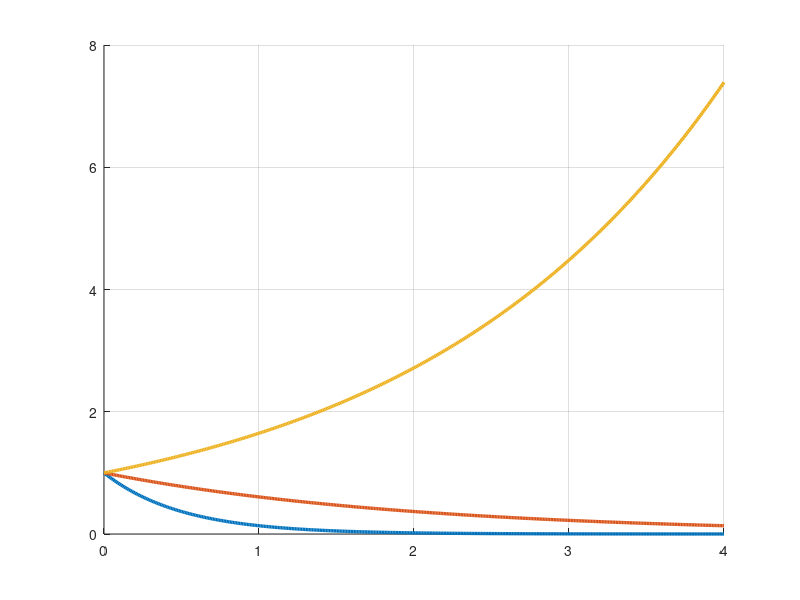

Write the MATLAB code that produced this figure. (Note: this script raises an error after producing the figure.)
%% 12주차 — 상태공간 해석: 모드, 가제어성, 가관측성
% **제어시스템설계** · 충남대학교 자율운항시스템공학과
%
%
% **참고자료 — 먼저 볼 것**
%
% 아래 다섯 과목은 **이 강의의 담당교수가 직접 한 강의**입니다.
% 기초부터 대학원 과정까지 이어지므로 부족한 곳부터 보면 됩니다.
% 이 강의에서 쓰는 기호와 유도는 모두 그 안에서 자세히 다룹니다.
%
% | # | 과목 | 수준 | 언어 | 영상 | 강의자료·코드 |
% |---|---|---|---|---|---|
% | 1 | **제어공학** — 기초. 전달함수, 피드백, 안정도, 근궤적, PID | 학부 | KO | [재생목록](https://youtube.com/playlist?list=PLFaUxNRM4BvJMpF9HZS-Mp8tDv9dTdglk) | [드라이브](https://drive.google.com/drive/folders/1TNIPDNtS_Iy8li-olka5WJslSXDYf0aT) |
% | 2 | **제어시스템설계** — 해석이 아니라 설계. 사양, 루프 성형, 이산 구현 | 학부 | KO | [재생목록](https://youtube.com/playlist?list=PLFaUxNRM4BvIGroZ5rgn7x08F7C79d9WZ) | [드라이브](https://drive.google.com/drive/folders/11m5Xxl_PHJvxgHghLSP-jhCpmRpbvoXh) |
% | 3 | **제어공학특론** — 좌표계, 6자유도 운동방정식, 회전행렬과 오일러각, 선형화 | 대학원 | EN | [재생목록](https://youtube.com/playlist?list=PLFaUxNRM4BvJmvF2ljx4KM5dj1P5jEcw0) | [드라이브](https://drive.google.com/drive/folders/1GUxbbONl916lNd0ggnFnXrNwNkd13-2-) |
% | 4 | **센서신호처리 및 융합** — 센서 모델, 잡음, 추정, 다중센서 융합 | 대학원 | EN | [재생목록](https://youtube.com/playlist?list=PLFaUxNRM4BvK-aP2Gdoyp5-AWvMn7Fo8E) | [드라이브](https://drive.google.com/drive/folders/1MEVJP7TzMcm8w6TZwUjhWJtL34WeNY3u) |
% | 5 | **캡스톤디자인** — 이동체 프로젝트를 처음부터 끝까지 | 학부 | KO | [재생목록](https://youtube.com/playlist?list=PLFaUxNRM4BvLu7L0pDoLzDXTv8mm6rCmj) | [드라이브](https://drive.google.com/drive/folders/1haIQejlJfrdhtOuof-MpffR9ydVscXZS) |
%
% **MATLAB 이나 Simulink 가 아직 익숙하지 않다면** 실습에 들어가기 전에 아래를 먼저 하십시오.
% 무료이고 각각 몇 시간이면 끝납니다.
%
% | 도구 | 학습 자료 |
% |---|---|
% | MATLAB | [MATLAB Onramp](https://matlabacademy.mathworks.com/kr/details/matlab-onramp/gettingstarted) · [Core MATLAB Skills](https://matlabacademy.mathworks.com/details/core-matlab-skills/lpmlcms) |
% | Simulink | [Simulink Onramp](https://matlabacademy.mathworks.com/kr/details/simulink-onramp/simulink) · 담당교수 Simulink 강의 [1편](https://youtu.be/a-afHg_fSaU) · [2편](https://youtu.be/070Yn0Hw5a0) |
%
%
% 지금까지 열한 주 동안 **전달함수**로 일했습니다.
% 오늘부터 세 주는 **상태공간**으로 일합니다. 3주차에서 잠깐 만났던 그것입니다.
%
% 왜 바꾸는가 — 전달함수로는 못 하는 일이 있기 때문입니다.
%
% - 극점을 **원하는 자리에 정확히** 놓기 (13주차)
% - 못 재는 상태를 **만들어 내기** (14주차)
%
% 오늘은 그 두 가지를 하기 전에 **할 수 있는지 없는지 판정**하는 법을 배웁니다.
if isempty(which('plant_msd'))   % 경로가 아직 등록 안 되었으면 알아서 잡는다
    p_ = pwd;
    if ~isempty(mfilename('fullpath')), p_ = fileparts(mfilename('fullpath')); end
    for k_ = 1:4
        if isfile(fullfile(p_,'setup_path.m')), run(fullfile(p_,'setup_path.m')); break; end
        p_ = fileparts(p_);
    end
    clear p_ k_
end
clc; close all;
s = tf('s');
%% 0-0. 오늘 돌려 볼 파일
% 강의노트를 읽다가 **직접 값을 바꿔 보고 싶을 때** 여는 파일들입니다.
% 모두 `W12_StateSpace_Analysis` 폴더 안에 있습니다.
%
% | 파일 | 실행 결과 | 학습 목표 |
% |---|---|---|
% | `W12_01_state_response.m` | `expm` 으로 구한 해와 `lsim` 결과 대조, 고유벡터·유사변환, 모드 분해 | 상태방정식의 해가 **어떻게 생겼는가** |
% | `W12_02_ctrb_obsv.m` | `ctrb`/`obsv` 의 계수 판정과, 판정이 깨졌을 때 실제로 무슨 일이 생기는지 | 13·14주차를 **할 수 있는가 없는가** |
% | `W12_03_run_simulink.m` | 초기조건을 고유벡터 방향으로 주며 `sim` 을 반복 | 모드가 **눈에 보이는** 순간 |
% | `W12_StateSpace_Modes.slx` | Step + State-Space + Scope. 블록 세 개뿐 | `State-Space` 블록의 **초기조건 칸** |
% | `W12_build_model.m` | 위 `.slx` 를 코드로 다시 만든다 | 모델이 깨졌을 때 되살리는 법 |
%
% 실행하는 법 — 파일을 열고 절 안에서 `Ctrl+Enter` 를 누르면 그 절만 돕니다.
% 전체는 `F5` 입니다. 처음 한 번은 `setup_path` 를 먼저 실행하십시오.
%
% 이 강의노트의 **그림은 전부** `make_figures.m` 이 만들어 `common/figures/` 에
% 넣어 둔 것입니다. 그림마다 어느 함수가 만들었는지 아래에 적어 두었습니다.
%% 0. 오늘 한 장 요약
% 오늘 배우는 것을 한 문장으로 적으면 이렇습니다.
%
% **$A$ 의 고유값이 시스템의 성격을 정하고, 고유벡터가 그 성격이 드러나는
% 방향을 정한다. 그리고 그 성격을 우리가 바꿀 수 있는지는 $B$ 와 $C$ 가 정한다.**
%
% 오늘의 계단
%
% - **1~3절** 상태방정식의 해. $e^{At}$ 가 무엇인가
% - **4~6절** 모드 — 고유값 하나가 만드는 응답 조각
% - **7~9절** 가제어성 — 입력으로 모든 상태를 움직일 수 있는가
% - **10~12절** 가관측성 — 출력만 보고 모든 상태를 알 수 있는가
% - **13절** 오늘 판정한 것이 다음 두 주의 입장권이다
%
% 오늘 딱 하나만 기억한다면 이것입니다.
%
% - **가제어가 아니면 13주차를, 가관측이 아니면 14주차를 할 수 없다**
%% 0-1. 가장 작은 예부터 — 지수함수 하나
% 이해를 돕기 위해 상태가 **하나뿐인** 시스템부터 봅니다.
%
% $$\dot{x} = a\,x, \qquad x(0) = x_0$$
%
% 고등학교에서 푼 그 미분방정식입니다. 답은 이렇습니다.
%
% $$x(t) = e^{at}\,x_0$$
%
% 여기서 전부가 나옵니다.
%
% - $a < 0$ 이면 줄어든다 (안정)
% - $a > 0$ 이면 커진다 (불안정)
% - $|a|$ 가 클수록 빠르다
%
% 상태가 여러 개면 $a$ 가 행렬 $A$ 가 되고, $e^{at}$ 가 $e^{At}$ 가 됩니다.
% **모양이 똑같습니다.** 오늘 배우는 것은 이 한 줄을 행렬로 늘리는 일입니다.
a_list = [-2 -0.5 0.5];
t0 = 0:0.01:4;
hold on; grid on;
for a = a_list
    plot(t0, exp(a*t0), 'LineWidth', 2.4, 'DisplayName', sprintf('a = %.1f', a));
end
yline(0, 'k:', 'HandleVisibility', 'off');
xlabel('시간 [s]'); ylabel('x(t)'); ylim([0 4]);
legend('Location', 'northwest');
title('상태 하나짜리 : 부호가 운명을 정한다');
%% 1. 상태방정식의 해
% 3주차에서 두 줄을 배웠습니다.
%
% $$\dot{x} = Ax + Bu, \qquad y = Cx + Du$$
%
% 이 미분방정식의 해는 이렇게 생겼습니다.
%
% $$x(t) = e^{At}\,x(0) + \int_0^t e^{A(t-\tau)}\,B\,u(\tau)\,d\tau$$
%
% 복잡해 보이지만 어렵지 않습니다. 두 조각으로 읽으면 됩니다.
%
% - **앞의 항** — 초기조건이 스스로 흘러가는 것. 입력과 무관하다
% - **뒤의 항** — 입력이 만든 것. 초기조건과 무관하다
%
% 선형 시스템이라 두 효과가 그냥 **더해집니다.** 이것을 중첩이라 합니다.
%
% 그리고 $e^{At}$ 를 **상태천이행렬**이라 부릅니다.
% 이름이 거창하지만 하는 일은 하나입니다 —
% **지금 상태를 넣으면 $t$ 초 뒤 상태를 돌려준다.**
%% 2. 행렬 지수함수 $e^{At}$ 는 무엇인가
% 정의는 스칼라 지수함수의 급수를 그대로 흉내 낸 것입니다.
%
% $$e^{At} = I + At + \frac{(At)^2}{2!} + \frac{(At)^3}{3!} + \cdots$$
%
% MATLAB 에서는 `expm(A*t)` 한 줄입니다.
%
% **중요한 주의** — `exp(A)` 와 `expm(A)` 는 완전히 다릅니다.
%
% - `exp(A)` — 행렬의 **각 원소**에 지수함수를 씌운다. 우리가 원하는 것이 아니다
% - `expm(A)` — 행렬 지수함수. 이것이 맞다
%
% 학생들이 가장 많이 틀리는 지점입니다. 반드시 `m` 을 붙이십시오.
A0 = [0 1; -2 -3];

exp(A0)         % 원소마다 지수를 취한 것. 이것은 틀린 계산이다
expm(A0)        % 행렬 지수. 이것이 맞는 계산이다
%% 2-1. 상태천이행렬의 성질 세 가지
% 외울 것은 셋뿐이고, 전부 스칼라 지수함수에서 그대로 옮겨 온 것입니다.
%
% $$e^{A\cdot 0} = I \qquad\qquad (e^{At})^{-1} = e^{-At}$$
%
% $$e^{A(t_1+t_2)} = e^{At_1}\,e^{At_2}$$
%
% 각각의 뜻
%
% - **첫째** — $0$ 초 뒤의 상태는 지금 상태. 당연합니다
% - **둘째** — 시간을 거꾸로 돌릴 수 있다. 선형 시스템이라 가능합니다
% - **셋째** — $2$ 초 흐른 것은 $1$ 초 흐르고 또 $1$ 초 흐른 것과 같다
%
% 셋째가 "천이" 라는 이름의 근거입니다.
% 상태가 시간을 따라 **한 자리에서 다음 자리로 옮겨 가는** 것입니다.
%
% **주의** — $e^{At}e^{Bt} = e^{(A+B)t}$ 는 **일반적으로 틀립니다.**
% $AB = BA$ 일 때만 성립합니다. 행렬은 곱셈 순서가 중요하기 때문입니다.
%% 2-2. $e^{At}$ 가 실제로 하는 일
% 식만 보면 감이 안 옵니다. 그림으로 확인하겠습니다.
%
% $x(t) = e^{At}x(0)$ 에서 $e^{At}$ 는 **초기 상태를 받아 $t$ 초 뒤의 상태로 보내는 사상**입니다.
% 시각 $t$ 를 하나 정하면 $e^{At}$ 는 $2\times 2$ 행렬 하나가 되고,
% 그 행렬을 $x(0)$ 에 곱하면 그 순간의 상태가 나옵니다.
%
% ![상태천이행렬이 상태를 시간에 따라 옮긴다](w12_transition.png)
%
% **그림 파일** `w12_transition.png` — `make_figures.m` 의 `fig_w12_transition`
%   · 다시 만들려면 `make_figures('w12_transition')`
%
% **만드는 곳** — `make_figures.m` 의 `fig_w12_transition`
% **직접 확인해 보려면** — `W12_01_state_response.m` 의 **1-1절**이
% `expm(A*t)` 로 구한 상태와 `lsim` 결과가 같은지 대조합니다
%
% 그림 해석
%
% | 관찰 위치 | 관찰 내용 | 해석 |
% |---|---|---|
% | 왼쪽 회색 화살표 | 각 점에서의 $\dot{x} = Ax$ 방향 | 상태가 다음 순간 향할 방향 |
% | 왼쪽 빨간 원 | 서로 다른 초기 상태 $x(0)$ | 출발점 네 개 |
% | 왼쪽 파란 곡선 | $e^{At}x(0)$ 를 $t$ 에 대해 그린 것 | 상태 궤적 |
% | 왼쪽 검은 별 | 원점 | 이 시스템의 평형점 |
% | 모든 궤적이 원점으로 수렴 | 두 고유값이 모두 음수 | **점근 안정** |
% | 왼쪽 점선 두 개 | 고유벡터 방향 | 궤적이 결국 정렬되는 축 |
% | 오른쪽 두 곡선 | 같은 궤적의 $x_1(t)$, $x_2(t)$ | 왼쪽 궤적을 시간축으로 편 것 |
% | 오른쪽 세로 점선 | $t = 0,\,0.5,\,1.5$ | 그 시각의 $e^{At}x(0)$ 값 |
% | $t = 0$ 에서 두 점이 $x(0)$ 와 일치 | $e^{A\cdot 0} = I$ | 2-1 절의 첫째 성질 |
%
% 왼쪽과 오른쪽은 **같은 궤적의 두 표현**입니다.
% 왼쪽은 시간을 감추고 자취만, 오른쪽은 시간축을 펴서 값을 보여 줍니다.
%% 3. 고유값과 고유벡터가 왜 나오는가
% $e^{At}$ 를 급수로 계산하는 것은 사람이 할 일이 아닙니다.
% 그런데 $A$ 가 **대각행렬**이면 이야기가 달라집니다.
%
% $$A = \left[\begin{array}{cc}\lambda_1 & 0\\ 0 & \lambda_2\end{array}\right]
%   \qquad\Rightarrow\qquad
%   e^{At} = \left[\begin{array}{cc}e^{\lambda_1 t} & 0\\
%                                   0 & e^{\lambda_2 t}\end{array}\right]$$
%
% 각 원소에 지수함수를 씌우면 끝입니다. **스칼라 문제 두 개로 쪼개진** 것입니다.
%
% 그래서 이런 생각을 합니다 — **좌표를 바꿔서 $A$ 를 대각행렬로 만들 수 없을까?**
%
% 그것이 정확히 고유값 분해입니다.
%
% $$A = V\,\Lambda\,V^{-1} \qquad\Rightarrow\qquad e^{At} = V\,e^{\Lambda t}\,V^{-1}$$
%
% - $\Lambda$ — 고유값을 대각선에 놓은 행렬
% - $V$ — 고유벡터를 열로 세운 행렬
%
% **고유벡터는 좌표축입니다.** 그 축에서 보면 시스템이 스칼라 문제로 쪼개집니다.
%% 3-0. 오른쪽 식이 왜 성립하는가 — 급수에 그대로 넣으면 된다
% $e^{At} = V e^{\Lambda t} V^{-1}$ 를 받아 적지 말고 **급수 정의에 넣어** 봅니다.
% 두 걸음이면 끝납니다.
%
% **첫째 걸음 — $A$ 의 거듭제곱이 어떻게 되는가.**
% $A = V\Lambda V^{-1}$ 를 두 번 곱해 봅니다.
%
% $$A^2 = \left(V\Lambda V^{-1}\right)\left(V\Lambda V^{-1}\right)
%       = V\Lambda \left(V^{-1}V\right) \Lambda V^{-1}
%       = V\Lambda^2 V^{-1}$$
%
% **가운데의 $V^{-1}V$ 가 단위행렬이 되어 지워지는 것**이 핵심입니다.
% 같은 일이 몇 번을 곱해도 반복되므로
%
% $$A^k = V\,\Lambda^k\,V^{-1} \qquad (k = 0, 1, 2, \ldots)$$
%
% **둘째 걸음 — 급수에 넣는다.** 2절의 정의는 이것이었습니다.
%
% $$e^{At} = I + At + \frac{(At)^2}{2!} + \frac{(At)^3}{3!} + \cdots$$
%
% 각 항에 위 결과를 넣습니다. $I = V I V^{-1}$ 로 써 두면 모양이 같아집니다.
%
% $$e^{At} = V I V^{-1} + V\Lambda V^{-1}t + V\frac{\Lambda^2}{2!}V^{-1}t^2 + \cdots$$
%
% **모든 항의 앞뒤에 $V$ 와 $V^{-1}$ 이 똑같이 붙어 있으므로 밖으로 묶어냅니다.**
%
% $$e^{At} = V\left(I + \Lambda t + \frac{(\Lambda t)^2}{2!} + \cdots\right)V^{-1}
%          = V\,e^{\Lambda t}\,V^{-1}$$
%
% 그리고 $\Lambda$ 는 대각행렬이므로 $e^{\Lambda t}$ 는 **대각선에 지수함수만 놓으면** 됩니다.
%
% $$e^{\Lambda t} = \left[\begin{array}{cc}
%   e^{\lambda_1 t} & 0 \\ 0 & e^{\lambda_2 t}\end{array}\right]$$
%
% **이제 왜 고유값만 보면 안정성을 알 수 있는지도 보입니다.**
% $e^{At}$ 안에 들어 있는 시간 함수가 $e^{\lambda_i t}$ 뿐이기 때문입니다.
% 어느 하나라도 $\mathrm{Re}(\lambda_i) > 0$ 이면 그 항이 커지고, 전체가 발산합니다.
%
% 아래에서 세 가지를 대조합니다 — `expm`, 급수 직접 계산, 그리고 고유분해.
Ad = [0 1; -2 -3];
[Vd, Dd] = eig(Ad);
td = 0.4;
E_expm  = expm(Ad*td);
E_eigen = real(Vd * diag(exp(diag(Dd)*td)) / Vd);
E_ser   = eye(2);  Tk = eye(2);
for kk = 1:25
    Tk = Tk * (Ad*td) / kk;
    E_ser = E_ser + Tk;
end
E_expm            % MATLAB 의 expm
E_ser             % 급수를 25 항까지 더한 것
E_eigen           % 고유분해로 구한 것
%%
max_difference = max(abs(E_expm(:) - E_ser(:)))
%%
% 세 방법이 같은 답을 줍니다. 정의·급수·분해가 모두 같은 것입니다.
%%
% 지금 한 일을 한 장으로 묶으면 이렇습니다.
%
% ![대각화하면 계산이 스칼라 두 개로 줄어든다](w12_diagonalize.png)
%
% **그림 파일** `w12_diagonalize.png` — `make_figures.m` 의 `fig_w12_diagonalize`
%   · 다시 만들려면 `make_figures('w12_diagonalize')`
%
% **만드는 곳** — `make_figures.m` 의 `fig_w12_diagonalize`
% **직접 확인해 보려면** — `W12_01_state_response.m` 의 **3절**이
% `expm(A*t)` 와 $V e^{\Lambda t} V^{-1}$ 이 같은지 대조합니다
%
% 그림 해석
%
% | 관찰 위치 | 관찰 내용 | 해석 |
% |---|---|---|
% | 위 왼쪽 | 원래 행렬 $A$ | 성분이 서로 섞여 있다 |
% | 위 화살표 | $A$ 에서 곧장 $e^{At}$ 로 | 급수를 무한히 더해야 한다. **어렵다** |
% | 아래로 내려가는 화살표 | $V^{-1}(\;)V$ | 좌표를 고유벡터로 바꾼다 |
% | 아래 왼쪽 | 대각행렬 $\Lambda$ | 성분이 안 섞인다 |
% | 아래 화살표 | $\Lambda$ 에서 $e^{\Lambda t}$ 로 | 대각선마다 지수함수 하나. **쉽다** |
% | 위로 올라가는 화살표 | $V(\;)V^{-1}$ | 원래 좌표로 되돌린다 |
%
% **위로 곧장 가지 말고 아래로 돌아가라**는 것이 이 그림의 전부입니다.
% 돌아가는 길이 오히려 짧습니다.
%% 3-1. 오늘의 새 명령 세 개 — `eig`, `expm`, `poly`
% `eig` — **고유값과 고유벡터**
%
% - **하는 일** — $Av = \lambda v$ 를 만족하는 $\lambda$ 와 $v$ 를 구한다
% - **입력** — 정사각행렬 $A$
% - **출력** — `eig(A)` 는 고유값 벡터. `[V, D] = eig(A)` 는 고유벡터 행렬 $V$ 와
%   고유값을 대각선에 놓은 $D$
%
% 주의
%
% - 출력을 **하나만 받으면 고유값만** 나옵니다. 벡터가 필요하면 두 개로 받으십시오
% - $V$ 의 **열**이 고유벡터입니다. 행이 아닙니다
% - 고유벡터는 길이가 정해져 있지 않습니다. MATLAB 은 길이를 $1$ 로 맞춰 줍니다.
%   그래서 부호가 교과서와 반대로 나올 수 있는데 **틀린 것이 아닙니다**
%
% `expm` — **행렬 지수함수** (2절에서 봤습니다)
%
% - `exp` 와 혼동하지 마십시오. 반드시 `m` 을 붙입니다
%
% `poly` — **특성다항식의 계수**
%
% - **하는 일** — 행렬을 주면 $\left|sI - A\right|$ 의 계수를,
%   근의 목록을 주면 그 근을 갖는 다항식의 계수를 돌려준다
% - **입력** — 행렬 $A$ 또는 근 벡터
% - **출력** — 계수 벡터. $s$ 의 **높은 차수부터**
%
% 왜 유용한가 — "**고유값 $=$ 전달함수의 극점**" 을 손으로 확인할 때 씁니다.
% `roots(poly(A))` 와 `eig(A)` 가 같은 답을 줍니다.
%
% 주의
%
% - `poly` 와 `roots` 는 **서로 반대**입니다. `roots(poly(A))` 는 제자리로 돌아옵니다
% - 차수가 높으면 계수를 거쳐 가는 동안 오차가 커집니다.
%   실무에서는 `eig` 를 직접 쓰고, `poly` 는 **확인용**으로만 씁니다
% - 13주차에서 `poly([-8 -10 -12])` 처럼 **원하는 극점으로 특성다항식을 만들 때**
%   다시 씁니다
A_ex = [0 1; -2 -3];

eig(A_ex)'                                  % 고유값
poly(A_ex)                                  % 특성다항식 s^2 + 3s + 2 의 계수
roots(poly(A_ex))'                          % 그 다항식의 근
pole(tf(ss(A_ex, [0;1], [1 0], 0)))'        % 전달함수의 극점
%%
% 넷이 같습니다. **고유값 $=$ 극점** 이 이렇게 확인됩니다.
% 반대로 원하는 극점에서 계수를 만들 수도 있습니다 (13주차에서 씁니다).
poly([-8 -10 -12])        % (s+8)(s+10)(s+12) 의 계수
%%
[V0, D0] = eig(A0);

diag(D0)'                 % 고유값
V0                        % 고유벡터 (열마다 하나)
%%
% 고유분해로 만든 $V e^{Dt} V^{-1}$ 와 `expm` 이 같은지 봅니다.
max(max(abs(V0*expm(D0)/V0 - expm(A0))))
%% 4. 모드 — 고유값 하나가 만드는 응답 조각
% 위 식을 풀어 쓰면 이렇게 됩니다.
%
% $$x(t) = c_1\,e^{\lambda_1 t}\,v_1 + c_2\,e^{\lambda_2 t}\,v_2 + \cdots$$
%
% 각 항을 **모드**(mode)라고 부릅니다. 읽는 법은 이렇습니다.
%
% - $e^{\lambda_i t}$ — **얼마나 빨리** 사그라드는가 (또는 커지는가)
% - $v_i$ — **어느 방향으로** 그 일이 일어나는가
% - $c_i$ — 초기조건에 그 모드가 **얼마나 섞여 있는가**
%
% 계수는 좌표변환 한 줄로 나옵니다.
%
% $$c = V^{-1}x(0)$$
%
% **모든 응답은 모드의 합**입니다. 이것이 오늘의 첫 번째 큰 그림입니다.
%% 4-1. 고유벡터 방향에서 출발하면
% 만약 $x(0)$ 가 고유벡터 $v_1$ 과 정확히 같은 방향이라면
% $c_2 = 0$ 이 되어 모드 하나만 남습니다.
%
% $$x(t) = c_1\,e^{\lambda_1 t}\,v_1$$
%
% 즉 **응답이 지수함수 하나**가 됩니다. 방향도 안 변합니다.
% 상태평면에서 보면 원점을 향해 **직선으로** 갑니다.
%
% ![고유벡터 위에서 출발하면 직선, 아니면 휜다](w12_modes.png)
%
% **그림 파일** `w12_modes.png` — `make_figures.m` 의 `fig_modes`
%   · 다시 만들려면 `make_figures('w12_modes')`
%
% **만드는 곳** — `make_figures.m` 의 `fig_modes`
% **직접 확인해 보려면** — `W12_03_run_simulink.m` 의 **2절**이
% Simulink 로 같은 실험을 하고 이론값과 대조합니다
%
% 그림 해석
%
% | 관찰 위치 | 관찰 내용 | 해석 |
% |---|---|---|
% | 왼쪽 노란 직선 | $\lambda = -1$ 의 고유벡터 방향 | 느린 모드의 축 |
% | 왼쪽 보라 직선 | $\lambda = -2$ 의 고유벡터 방향 | 빠른 모드의 축 |
% | 왼쪽 회색 곡선들 | 아무 초기조건에서 출발한 궤적 | 여러 방향에서 출발시킨 것 |
% | 회색 곡선들이 처음에 휘는 것 | 두 모드가 섞여 있다 | 방향이 계속 바뀐다 |
% | 회색 곡선들이 결국 **노란 직선에 붙는** 것 | 빠른 모드가 먼저 소멸한다 | **꼬리는 느린 모드가 정한다** |
% | 회색 곡선이 보라 직선에는 안 붙는 것 | 빠른 모드는 금방 사라진다 | 오래 남는 쪽이 지배한다 |
% | 오른쪽 파란 곡선 | $v_1$ 에서 출발 | $e^{-t}$ 하나. 매끈하게 줄어든다 |
% | 오른쪽 빨간 곡선 | $v_2$ 에서 출발 | $e^{-2t}$ 하나. 더 빨리 줄어든다 |
% | 오른쪽 노란 점선 | 아무 방향에서 출발 | 두 지수함수가 **섞여 있다** |
% | 노란 점선이 초반에 볼록한 것 | 빠른 모드가 아직 살아 있다 | $t>2$ s 부터는 파란 곡선과 나란해진다 |
%
% 왼쪽 그림의 **"결국 노란 직선에 붙는다"** 가 오늘의 핵심 관찰입니다.
% 4주차에서 말한 **지배극점**이 상태공간에서는 이렇게 설명됩니다.
%% 5. 안정성 — 고유값 하나만 봐도 된다
% 모드가 합으로 되어 있으니 결론이 간단합니다.
%
% $$\text{안정이다} \quad\Rightarrow\quad \text{모든 고유값의 실수부가 음수}$$
%
% $$\text{모든 고유값의 실수부가 음수} \quad\Rightarrow\quad \text{안정이다}$$
%
% 양쪽이 다 성립하므로 **둘은 같은 말**입니다.
%
% - 하나라도 실수부가 양수면 그 모드가 커진다
% - 나머지가 아무리 안정해도 소용없다. **합이 발산한다**
%
% 그리고 3주차에서 확인했듯이 **고유값 $=$ 전달함수의 극점**입니다.
% 즉 지금까지 극점으로 판단하던 것과 완전히 같은 이야기입니다.
%
% 고유값이 $s$ 평면 어디에 있으면 응답이 어떻게 생기는지를 한 장에 모았습니다.
% **이 그림 하나만 외우면 오늘의 절반은 끝납니다.**
%
% ![고유값의 자리와 그 모드의 거동](w12_eig_map.png)
%
% **그림 파일** `w12_eig_map.png` — `make_figures.m` 의 `fig_w12_eig_map`
%   · 다시 만들려면 `make_figures('w12_eig_map')`
%
% **만드는 곳** — `make_figures.m` 의 `fig_w12_eig_map`
% **직접 확인해 보려면** — `W12_01_state_response.m` 의 **4-1절**이
% 불안정한 예제로 같은 확인을 합니다
%
% 그림 해석
%
% | 관찰 위치 | 관찰 내용 | 해석 |
% |---|---|---|
% | 왼쪽 초록 영역 | 실수부 $<0$ | 그 모드는 **사라진다** |
% | 왼쪽 빨간 영역 | 실수부 $>0$ | 그 모드는 **커진다** |
% | ① 과 ② 의 거리 차이 | 원점에서 멀수록 빠르다 | 왼쪽으로 갈수록 빨리 사라진다 |
% | ② 가 오래 남는 것 | 원점에 가까운 극점 | 4주차의 **지배극점**이 이것이다 |
% | ③ 원점 위의 $\times$ | 실수부 $=0$ | 줄지도 늘지도 않는다. 적분기가 이렇다 |
% | ④ 오른쪽 $\times$ | 실수부 $>0$ | 시간이 갈수록 커진다. **하나만 있어도 불안정** |
% | ⑤ 와 ⑥ 의 허수부 | 허수부가 진동수 | 허수부가 있으면 흔들린다 |
% | ⑤ 는 잦아들고 ⑥ 은 안 잦아드는 것 | 실수부의 부호 차이 | **진동 여부는 허수부, 안정 여부는 실수부** |
%
% 마지막 줄이 핵심입니다. 두 축이 서로 다른 것을 정합니다.
%
% - **실수부** — 커지는가 사라지는가, 그리고 얼마나 빠른가
% - **허수부** — 흔들리는가, 그리고 얼마나 빠르게 흔들리는가
%
% **다만 한 가지가 다릅니다.** 전달함수에서 상쇄로 사라진 극점도
% 고유값 목록에는 남아 있습니다. 그래서 상태공간 쪽이 **더 정직합니다.**
% 12절에서 다시 다룹니다.
%% 6. 유사변환 — 좌표를 바꿔도 시스템은 같다
% 상태를 $z = T^{-1}x$ 로 바꿔 보겠습니다. 그러면
%
% $$\dot{z} = T^{-1}A T\,z + T^{-1}B\,u, \qquad y = C T\,z + D u$$
%
% 즉 $(A,B,C,D)$ 가 $(T^{-1}AT,\; T^{-1}B,\; CT,\; D)$ 로 바뀝니다.
% **행렬은 완전히 달라 보이는데 시스템은 그대로입니다.**
%
% 무엇이 안 바뀌는가
%
% - **고유값** — 특성다항식 $\left|T^{-1}AT - \lambda I\right|$ 가
%   $\left|A - \lambda I\right|$ 와 같기 때문
% - **전달함수** — 입출력 관계는 좌표와 무관하다
% - **가제어성·가관측성** — 오늘 배울 두 판정도 안 바뀐다
%
% 무엇이 바뀌는가
%
% - $A, B, C$ 의 **숫자들**
% - 상태 $x$ 의 **물리적 의미**
%
% 그래서 **상태공간 표현은 하나가 아닙니다.** 무한히 많습니다.
% 3주차에서 만든 것은 그중 하나(가제어 표준형에 가까운 것)일 뿐입니다.
%
% 실무에서는 목적에 맞는 좌표를 골라 씁니다.
% 대각화하면 모드가 보이고, 가제어 표준형으로 바꾸면 13주차 극배치가 쉬워집니다.
%
% 가장 유용한 좌표는 $T = V$ (고유벡터를 열로 쌓은 행렬)입니다.
% 이때 $V^{-1}AV = \Lambda$ 가 대각행렬이 되어 상태방정식이
%
% $$\dot{z}_i = \lambda_i z_i \qquad (i = 1, 2)$$
%
% 처럼 **서로 얽히지 않은 1차 방정식 두 개**로 갈라집니다.
% 각 $z_i$ 는 $z_i(0)e^{\lambda_i t}$ 로 혼자 움직입니다.
%
% ![좌표를 바꾸면 모드가 분리된다](w12_similarity.png)
%
% **그림 파일** `w12_similarity.png` — `make_figures.m` 의 `fig_w12_similarity`
%   · 다시 만들려면 `make_figures('w12_similarity')`
%
% **만드는 곳** — `make_figures.m` 의 `fig_w12_similarity`
% **직접 확인해 보려면** — `W12_01_state_response.m` 의 **3-1절**이
% `[V,D] = eig(A)` 로 대각화하고 고유값이 보존되는지 확인합니다
%
% 그림 해석
%
% | 관찰 위치 | 관찰 내용 | 해석 |
% |---|---|---|
% | 왼쪽 두 곡선 | 원좌표계의 $x_1$, $x_2$ | 지수함수 두 개가 **더해진** 모양 |
% | 왼쪽 $x_2$ 가 아래로 꺾였다 돌아오는 것 | 두 모드의 부호가 반대 | 단일 지수함수로는 설명 안 됨 |
% | 오른쪽 두 곡선 | 모드 좌표 $z = V^{-1}x$ | 각각 **순수 지수함수 하나** |
% | 오른쪽 검은 점선 | 해석해 $z_i(0)e^{\lambda_i t}$ | 계산값과 정확히 겹침 |
% | $z_2$ 가 $z_1$ 보다 빨리 사라지는 것 | $\lambda_2 = -2 < \lambda_1 = -1$ | 빠른 모드가 먼저 소멸 |
% | 두 그림의 감쇠 속도가 같은 것 | 고유값은 좌표에 무관 | **유사변환 불변량** |
%
% 좌표를 바꿔도 **고유값은 그대로**입니다.
% 바뀐 것은 상태를 어떤 축으로 쪼개 보느냐 뿐입니다.
[Gm, pm] = plant_msd();
sys1 = ss(pm.A, pm.B, pm.C, pm.D);
T = [1 1; 0 2];
sys2 = ss(T\pm.A*T, T\pm.B, pm.C*T, pm.D);
sys1.A                    % 원래 A
sys2.A                    % 좌표를 바꾼 A. 모양이 전혀 다르다
%%
eig(sys1.A)'              % 그런데 고유값은
eig(sys2.A)'              % 똑같다
%% 7. 가제어성 — 입력으로 모든 상태를 움직일 수 있는가
% 이제 오늘의 두 번째 큰 주제입니다.
%
% 13주차에서 우리는 **고유값을 원하는 자리로 옮기려고** 합니다.
% 그런데 옮길 수 없는 경우가 있습니다. 입력이 그 상태를 못 미는 경우입니다.
%
% 정의는 이렇습니다.
%
% - 어떤 초기 상태에서 출발하든, **유한한 시간 안에** 원하는 상태로
%   데려갈 수 있는 입력이 존재하면 그 시스템은 **가제어**하다
%
% 판정은 행렬 하나의 계수를 보면 끝납니다.
%
% $$\mathcal{C} = \left[\begin{array}{cccc}
%   B & AB & A^2B & \cdots \end{array}\right],
%   \qquad \mathrm{rank}(\mathcal{C}) = n \;\Rightarrow\; \text{가제어}$$
%% 7-1. 왜 그 행렬인가 — 직관
% 각 열이 무엇을 뜻하는지 보면 자연스럽습니다.
%
% | 열 | 의미 |
% |---|---|
% | $B$ | 입력이 **지금 당장** 미는 방향 |
% | $AB$ | 그 밀린 것이 **다음 순간** 흘러가는 방향 |
% | $A^2B$ | 또 그다음 방향 |
%
% 즉 **입력 하나로 만들어 낼 수 있는 방향을 전부 모은 것**입니다.
% 그 방향들이 $n$ 차원 공간을 다 덮으면(계수 $n$) 어디든 갈 수 있습니다.
%
% 열이 $n$ 개까지만인 이유는 케일리-해밀턴 정리 때문입니다.
% $A^n$ 부터는 앞의 것들의 조합으로 표현되어 **새 방향이 안 나옵니다.**
%
% 상태가 둘뿐이면 이것을 그림으로 볼 수 있습니다.
%
% ![B 와 AB 가 평면을 덮는가](w12_reach.png)
%
% **그림 파일** `w12_reach.png` — `make_figures.m` 의 `fig_w12_reach`
%   · 다시 만들려면 `make_figures('w12_reach')`
%
% **만드는 곳** — `make_figures.m` 의 `fig_w12_reach`
% **직접 확인해 보려면** — `W12_02_ctrb_obsv.m` 의 **1절**이
% 같은 두 경우의 계수를 계산합니다
%
% 그림 해석
%
% | 관찰 위치 | 관찰 내용 | 해석 |
% |---|---|---|
% | 빨간 화살표 | $B$ | 입력이 **지금 당장** 미는 방향 |
% | 파란 화살표 | $AB$ | 그 밀린 것이 **다음 순간** 흘러가는 방향 |
% | 연한 파란 곡선들 | 입력을 아무렇게나 넣어 본 궤적 | 원점에서 출발해 실제로 도달한 곳 |
% | 왼쪽 : 두 화살표가 **어긋나** 있는 것 | 두 방향이 독립이다 | 둘을 조합하면 평면 전체를 만든다 |
% | 왼쪽 : 곡선이 평면을 채우는 것 | 어디든 갈 수 있다 | **가제어**. 계수 $2$ |
% | 오른쪽 : 두 화살표가 **한 직선 위**인 것 | $AB$ 가 $B$ 의 배수다 | 새 방향이 안 나온다 |
% | 오른쪽 : 곡선이 직선에 갇힌 것 | 입력을 어떻게 넣어도 그 선을 못 벗어난다 | **가제어 아님**. 계수 $1$ |
%
% 오른쪽 그림이 "가제어가 아니다" 의 정확한 뜻입니다.
% 상태가 **안 움직이는 것이 아니라, 정해진 방향으로만 움직이는 것**입니다.
% 그 직선 밖으로는 아무리 큰 입력을 넣어도 나갈 수 없습니다.
%% 7-2. `ctrb` — 오늘의 새 명령
% 명령 정리
%
% - **하는 일** — 가제어성 행렬 $[B\;\;AB\;\;\cdots]$ 를 만들어 준다
% - **입력** — `ctrb(A, B)` 또는 `ctrb(sys)`
% - **출력** — $n \times (n\cdot m)$ 행렬. 판정은 `rank` 로 따로 한다
%
% 주의 두 가지
%
% - `ctrb` 는 **판정을 안 해 줍니다.** 반드시 `rank` 를 씌워야 합니다
% - 차수가 높으면 $A^{n-1}B$ 가 아주 커져 **수치적으로 위험**하다.
%   $n$ 이 $10$ 을 넘으면 `ctrbf` 나 `minreal` 을 쓰는 편이 낫다
%
% 예제 — 대각행렬이라 두 상태가 서로 무관한 시스템에서
Ac = [-1 0; 0 -2];

rank(ctrb(Ac, [1;1]))     % 두 상태 모두 입력이 닿는다 -> 2, 가제어
rank(ctrb(Ac, [1;0]))     % 둘째 상태에 입력이 안 닿는다 -> 1, 가제어가 아니다
%% 8. 가제어가 아니면 실제로 무슨 일이 생기는가
% 판정만 하면 와닿지 않으니 직접 돌려 봅니다.
% 같은 계단 입력을 넣고 상태 두 개를 모두 그린 것입니다.
%
% ![입력이 못 미는 상태는 꿈쩍도 하지 않는다](w12_ctrb.png)
%
% **그림 파일** `w12_ctrb.png` — `make_figures.m` 의 `fig_ctrb`
%   · 다시 만들려면 `make_figures('w12_ctrb')`
%
% **만드는 곳** — `make_figures.m` 의 `fig_ctrb`
% **직접 바꿔 보려면** — `W12_02_ctrb_obsv.m` 의 **2절**에서 `A` 의
% 비대각 원소를 $0$ 이 아닌 값으로 바꿔 보십시오. 가제어가 됩니다
%
% 그림 해석
%
% | 관찰 위치 | 관찰 내용 | 해석 |
% |---|---|---|
% | 왼쪽 제목 | $B = [1;1]$, rank $= 2$ | 가제어 |
% | 왼쪽 파란 곡선 | $x_1$ 이 $1$ 로 올라간다 | 입력이 밀었다 |
% | 왼쪽 빨간 곡선 | $x_2$ 가 $0.5$ 로 올라간다 | 이쪽도 밀었다 |
% | 두 상태가 **다른 값**에 수렴하는 것 | 고유값이 $-1$ 과 $-2$ 로 다르다 | 정상값 $= 1/|\lambda|$ |
% | 오른쪽 제목 | $B = [1;0]$, rank $= 1$ | 가제어 아님 |
% | 오른쪽 파란 곡선 | $x_1$ 은 똑같이 움직인다 | 여기는 문제없다 |
% | 오른쪽 빨간 곡선 | $x_2$ 가 **$0$ 에 딱 붙어 있다** | 입력이 아무리 세도 안 움직인다 |
% | 그 직선이 정말 평평한 것 | 기울기가 $0$ | 이 상태는 **손댈 방법이 없다** |
%
% 여기서 배울 것 — **가제어가 아니면 그 상태의 고유값은 영원히 그 자리입니다.**
% 13주차의 `place` 는 이런 시스템에서 오류를 냅니다.
% 그 고유값이 우반면에 있다면 **그 시스템은 안정화가 불가능**합니다.
%% 9. 진자는 가제어인가
% 12~14주차의 주인공은 **거꾸로 선 진자**입니다.
% 3주차에서 만든 그 진자를 $\theta_0 = 180^\circ$ 에서 선형화한 것입니다.
%
% 상태는 둘입니다 — 각도와 각속도. 입력은 하나 — 축에 거는 토크.
%
% 토크 하나로 각도와 각속도를 **둘 다** 원하는 대로 만들 수 있는가?
[sysUp, pUp] = plant_pendulum(pi);    % 거꾸로 선 진자

pUp.A
pUp.B
%%
eig(pUp.A)'                       % 하나가 양수. 개루프 불안정이다
%%
rank(ctrb(pUp.A, pUp.B))          % 2 이면 가제어. 13주차에서 세울 수 있다
%% 9-1. 왜 가제어인가 — 손으로 확인
% 진자의 $A$ 와 $B$ 는 이렇게 생겼습니다.
%
% $$A = \left[\begin{array}{cc} 0 & 1\\ \frac{mgl}{J} & -\frac{b}{J}\end{array}\right],
%   \qquad B = \left[\begin{array}{c} 0\\ \frac{1}{J}\end{array}\right]$$
%
% 가제어성 행렬을 만들면
%
% $$\mathcal{C} = \left[\begin{array}{cc} B & AB \end{array}\right]
%   = \left[\begin{array}{cc} 0 & \frac{1}{J}\\
%     \frac{1}{J} & -\frac{b}{J^2}\end{array}\right]$$
%
% 행렬식이 $-1/J^2$ 이고 $J \ne 0$ 이므로 **항상 가제어**입니다.
%
% 물리적으로 읽으면 — 토크는 각속도를 직접 밉니다($B$ 의 둘째 성분).
% 그리고 각속도가 변하면 각도가 따라 변합니다($A$ 의 첫째 줄 $[0\;\;1]$).
% 그래서 **토크 하나로 둘 다 조종할 수 있습니다.**
%
% 13주차를 진행할 수 있다는 뜻입니다.
%% 10. 가관측성 — 출력만 보고 상태를 알 수 있는가
% 이제 반대편입니다.
%
% 14주차에서 우리는 **못 재는 상태를 만들어 내려고** 합니다.
% 그런데 만들어 낼 수 없는 경우가 있습니다. 출력에 그 정보가 안 나오는 경우입니다.
%
% 정의는 가제어성과 짝을 이룹니다.
%
% - 유한한 시간 동안 $y(t)$ 와 $u(t)$ 를 지켜본 것만으로
%   초기 상태 $x(0)$ 를 알아낼 수 있으면 **가관측**하다
%
% 판정 행렬도 짝입니다.
%
% $$\mathcal{O} = \left[\begin{array}{c} C \\ CA \\ CA^2 \\ \vdots\end{array}\right],
%   \qquad \mathrm{rank}(\mathcal{O}) = n \;\Rightarrow\; \text{가관측}$$
%
% 직관 — $C$ 는 지금 보이는 것, $CA$ 는 그 변화율에 담긴 정보,
% $CA^2$ 는 또 그 변화율입니다. **출력과 그 미분들을 다 모으면
% 상태를 복원할 수 있는가**를 묻는 것입니다.
%% 10-1. `obsv` — 오늘의 새 명령
% 명령 정리
%
% - **하는 일** — 가관측성 행렬을 세로로 쌓아 만들어 준다
% - **입력** — `obsv(A, C)` 또는 `obsv(sys)`
% - **출력** — $(n\cdot p) \times n$ 행렬. 판정은 `rank` 로 따로
%
% 주의
%
% - `ctrb` 는 **가로로**, `obsv` 는 **세로로** 쌓습니다. 혼동하지 마십시오
% - 역시 판정을 안 해 주므로 `rank` 를 씌워야 합니다
%
% 쌍대성 — 두 판정은 사실 같은 문제입니다.
%
% $$\mathrm{rank}\,\mathcal{O}(A, C) = \mathrm{rank}\,\mathcal{C}(A^{T}, C^{T})$$
%
% 즉 **$(A, C)$ 의 가관측성은 $(A^{T}, C^{T})$ 의 가제어성과 같습니다.**
% 14주차에서 관측기 이득을 `place(A', C', p)'` 로 구하는 이유가 바로 이것입니다.
%% 11. 가관측이 아니면 무슨 일이 생기는가
% 초기조건을 서로 다르게 주고 출력이 구별되는지 봅니다.
%
% ![구별이 안 되면 추정도 안 된다](w12_obsv.png)
%
% **그림 파일** `w12_obsv.png` — `make_figures.m` 의 `fig_obsv`
%   · 다시 만들려면 `make_figures('w12_obsv')`
%
% **만드는 곳** — `make_figures.m` 의 `fig_obsv`
% **직접 바꿔 보려면** — `W12_02_ctrb_obsv.m` 의 **3절**에서 `C` 를 바꿔 실행
%
% 그림 해석
%
% | 관찰 위치 | 관찰 내용 | 해석 |
% |---|---|---|
% | 왼쪽 제목 | $C = [1\;\;1]$, rank $= 2$ | 가관측 |
% | 왼쪽 파란 곡선 | $x(0) = [1;0]$ 일 때의 출력, $y(0) = 1$ | |
% | 왼쪽 빨간 곡선 | $x(0) = [1;1]$ 일 때의 출력, $y(0) = 2$ | **출발점이 다르다** |
% | 두 곡선이 구별되는 것 | 출력만 봐도 어느 쪽인지 안다 | 그래서 $x(0)$ 를 복원할 수 있다 |
% | 오른쪽 제목 | $C = [1\;\;0]$, rank $= 1$ | 가관측 아님 |
% | 오른쪽 두 곡선 | **완전히 포개져 있다** | $x_2$ 가 $0$ 이든 $1$ 이든 출력이 같다 |
% | 둘 다 $y(0) = 1$ 인 것 | $C$ 가 $x_1$ 만 보니까 | $x_2$ 의 정보가 출력에 **아예 안 실린다** |
% | 오른쪽 곡선이 $e^{-t}$ 하나인 것 | $x_2$ 의 모드가 안 보인다 | 그 모드는 출력에서 사라졌다 |
%
% 여기서 배울 것 — **출력이 같으면 안쪽이 달라도 알 방법이 없습니다.**
% 14주차의 관측기는 이런 상태를 추정할 수 없습니다.
% 그 상태가 불안정하다면 **모르는 채로 발산하는 것을 지켜봐야** 합니다.
%% 12. 진자에서 무엇을 재야 하는가
% 센서를 하나만 달 수 있다면 무엇을 측정해야 하는가?
%
% 상태는 각도와 각속도 둘입니다. 후보는 셋입니다.
%
% - 각도계만 — $C = [1\;\;0]$
% - 자이로만 — $C = [0\;\;1]$
% - 둘 다 — $C = I$
%
% 하나씩 판정해 봅니다.
rank(obsv(pUp.A, [1 0]))      % 각도만 잰다
rank(obsv(pUp.A, [0 1]))      % 각속도만 잰다
rank(obsv(pUp.A, eye(2)))     % 둘 다 잰다
%%
% 값이 $2$ 이면 가관측입니다.
%%
% 셋 다 가관측입니다. **각도 하나만 재도 됩니다.**
%
% 왜 그런가 — $A$ 의 첫 줄이 $[0\;\;1]$ 이라 각도의 미분이 각속도입니다.
% 각도를 계속 지켜보고 있으면 그 **기울기**에서 각속도를 알 수 있습니다.
% 그래서 각도계 하나로 두 상태를 다 복원할 수 있습니다.
%
% 실무적으로 중요한 결론입니다 — **센서를 하나만 달아도 됩니다.**
% 각속도계를 추가로 다는 것은 잡음이 적은 추정을 얻기 위한 선택이지,
% 필수가 아닙니다. 14주차에서 각도계 하나로 관측기를 만듭니다.
%% 12-1. 상쇄가 일어나면 무엇이 사라지는가
% 가제어·가관측이 깨지는 가장 흔한 원인이 **극점과 영점의 상쇄**입니다.
%
% 7주차에서 "불안정한 극점을 상쇄하면 절대 안 된다" 고 했습니다.
% 그 이유가 오늘 정확히 나옵니다.
%
% 상쇄가 일어나면 그 모드는 **전달함수에서 사라집니다.**
% 그런데 상태공간에는 그대로 남아 있습니다. 없어진 것이 아닙니다.
%
% - 상쇄된 모드가 **안정**하면 — 안 보여도 스스로 죽으니 괜찮다
% - 상쇄된 모드가 **불안정**하면 — 안 보이는 채로 발산한다. **재앙이다**
%
% 7주차에서 본 그 예제를 이번에는 고유값으로 설명하겠습니다.
% 불안정 플랜트 $G = 1/(s-1)$ 에 제어기 $C = 7(s-1)/(s+4)$ 를 붙여
% 우반면 극점을 상쇄한 경우입니다.
%
% ![출력에는 안 보이는 채로 상태가 발산한다](w12_hidden_mode.png)
%
% **그림 파일** `w12_hidden_mode.png` — `make_figures.m` 의 `fig_w12_hidden_mode`
%   · 다시 만들려면 `make_figures('w12_hidden_mode')`
%
% **만드는 곳** — `make_figures.m` 의 `fig_w12_hidden_mode`
% **직접 확인해 보려면** — `W07_03_pd_design_practice.m` 의 **3-1절**이
% 같은 예제를 외란으로 드러냅니다. 오늘은 그것을 고유값으로 설명한 것입니다
%
% 그림 해석
%
% | 관찰 위치 | 관찰 내용 | 해석 |
% |---|---|---|
% | 왼쪽 파란 곡선 | 계단 지령에 대한 출력 $y$ | $0.636$ 에서 **완전히 평평하다** |
% | 왼쪽만 보고 내리는 판단 | "안정하다" | **틀린 판단이다** |
% | 오른쪽 두 곡선 | 같은 시뮬레이션의 내부 상태 | 로그 눈금에서 **직선** = 지수적 발산 |
% | $8$ 초에 $10^3$ 을 넘는 것 | 처음 값이 $0.01$ 이었다 | $10$ 만 배로 커졌다 |
% | 폐루프 고유값에 $+1$ 이 있는 것 | 상쇄해도 고유값은 안 사라진다 | 상태공간은 **정직하다** |
% | `rank(obsv) = 1 / 2` | 그 모드가 출력에 안 보인다 | 그래서 왼쪽 그림이 멀쩡했다 |
%
% **왼쪽 그림이 이 절의 경고입니다.**
% 계단응답만 보고 안정하다고 판단하면 안 됩니다.
% 반드시 `eig(A)` 로 **고유값을 직접 확인**하십시오.
% 전달함수는 상쇄된 것을 안 보여 주지만, 고유값은 전부 보여 줍니다.
%
% MATLAB 의 `minreal` 이 하는 일이 바로 그 사라진 부분을 떼어내는 것입니다.
% 떼어낸 만큼이 **가제어도 가관측도 아닌 부분**입니다.
sys_full = ss([-1 0; 0 -2], [1;1], [1 0], 0);
fprintf('원래 상태 %d 개, 고유값 %s\n', size(sys_full.A,1), ...
        mat2str(round(eig(sys_full.A).', 3)));
fprintf('전달함수의 극점 : %s\n', mat2str(round(pole(tf(sys_full)).', 3)));
sys_min = minreal(sys_full);
fprintf('minreal 후 상태 %d 개  -> %d 개가 숨어 있었다\n', ...
        size(sys_min.A,1), size(sys_full.A,1) - size(sys_min.A,1));
%% 13. 오늘 판정한 것이 다음 두 주의 입장권이다
% 오늘 배운 두 판정이 왜 중요한지 정리합니다.
%
% | 판정 | 통과하면 | 실패하면 |
% |---|---|---|
% | 가제어 (`rank(ctrb) = n`) | 13주차 **극배치** 가능 | 그 모드의 극점을 못 옮긴다 |
% | 가관측 (`rank(obsv) = n`) | 14주차 **관측기** 가능 | 그 상태를 추정할 수 없다 |
%
% ![두 판정이 갈라 놓는 네 갈래](w12_gateway.png)
%
% **그림 파일** `w12_gateway.png` — `make_figures.m` 의 `fig_w12_gateway`
%   · 다시 만들려면 `make_figures('w12_gateway')`
%
% **만드는 곳** — `make_figures.m` 의 `fig_w12_gateway`
% **직접 확인해 보려면** — `W12_02_ctrb_obsv.m` 이 오늘 다룬 모든 예제를
% 이 두 질문으로 판정합니다
%
% 그림 해석
%
% | 관찰 위치 | 관찰 내용 | 해석 |
% |---|---|---|
% | 왼쪽 위 회색 칸 | `rank(ctrb(A,B)) = n` 인가 | **13주차를 시작하기 전에** 묻는 질문 |
% | 왼쪽 아래 회색 칸 | `rank(obsv(A,C)) = n` 인가 | **14주차를 시작하기 전에** 묻는 질문 |
% | 초록 칸 두 개 | 판정을 통과한 경우 | 다음 두 주의 설계가 가능하다 |
% | 빨간 칸 두 개 | 판정이 깨진 경우 | 설계 자체가 성립하지 않는다 |
% | 두 질문이 **서로 독립**인 것 | 위아래가 안 이어져 있다 | 가제어인데 가관측이 아닐 수 있다 |
%
% 마지막 줄을 조심하십시오. **둘은 별개의 판정입니다.**
% $B$ 가 정하는 것과 $C$ 가 정하는 것이 다르기 때문입니다.
% 하나가 통과했다고 다른 하나가 따라오지 않습니다.
%
% 그리고 두 판정이 **부분적으로** 깨질 수도 있습니다.
%
% - **안정화 가능**(stabilizable) — 가제어가 아닌 모드가 **이미 안정**하다.
%   못 옮기지만 어차피 스스로 죽으므로 실용상 괜찮다
% - **검출 가능**(detectable) — 가관측이 아닌 모드가 이미 안정하다. 마찬가지
%
% 실무에서 실제로 확인해야 하는 것은 이 둘입니다.
% **못 만지는 모드가 불안정하기만 하면 안 됩니다.**
%% 14. Simulink 로 모드를 눈으로 보기
% 모델 `W12_StateSpace_Modes.slx` 를 열어 보십시오. 블록이 셋뿐입니다.
%
% 그런데 `State-Space` 블록에는 `Transfer Fcn` 블록에 **없는 칸**이 있습니다.
%
% - `Initial conditions` — 초기조건
%
% 전달함수는 초기조건이 $0$ 이라는 가정 위에서 유도한 것이라 이 칸이 없습니다.
% 3주차에서 "물체를 당겨 놓고 놓았을 때 전달함수는 답을 못 한다" 고 했던
% 바로 그 이야기입니다.
%
% 오늘은 **입력을 아예 $0$ 으로 두고 초기조건만으로** 시스템을 움직입니다.
%
% `W12_03_run_simulink.m` 을 실행하면 다음을 확인합니다.
%
% - 고유벡터 방향에서 출발하면 응답이 **지수함수 하나** (이론과 $10^{-13}$ 이내로 일치)
% - 아무 방향이면 **두 모드의 합**
% - 불안정한 모드가 있으면 아주 살짝만 틀어도 결국 발산
%% 14-1. 오늘 나온 명령을 여러 가지로 써 본다
% 상태공간 해석에 쓰는 명령들은 **출력을 몇 개 받느냐**로 하는 일이 갈립니다.
%
% | 호출 형태 | 무엇이 나오는가 |
% |---|---|
% | `eig(A)` | 고유값만 열벡터로 |
% | `[V, D] = eig(A)` | 고유벡터 행렬 `V` 와 고유값 대각행렬 `D` |
% | `expm(A*t)` | 상태천이행렬. `exp` 가 아니라 `expm` 이다 |
% | `poly(A)` | 특성다항식의 계수 |
% | `roots(poly(A))` | 그 근. `eig(A)` 와 같아야 한다 |
% | `ctrb(A,B)` | 가제어성 행렬 (가로로 쌓는다) |
% | `obsv(A,C)` | 가관측성 행렬 (세로로 쌓는다) |
% | `rank(M)` | 계수. 상태 개수와 같으면 합격 |
%
% `exp` **와** `expm` **은 완전히 다릅니다.**
% `exp(A)` 는 성분마다 지수를 취하고, `expm(A)` 는 행렬 지수함수입니다.
% 우리가 필요한 것은 언제나 `expm` 입니다.
[~, pA] = plant_dcmotor('position');
Am = pA.A;  Bm = pA.B;  Cm = pA.C;

[Vm, Dm] = eig(Am);
fprintf('고유값 : %s\n', mat2str(round(diag(Dm).', 4)));

% expm 이 정말 고유분해와 같은지 확인
tq = 0.1;
E_direct = expm(Am*tq);
E_eigen  = real(Vm * diag(exp(diag(Dm)*tq)) / Vm);
fprintf('expm 과 고유분해의 최대 차이 : %.2e\n', max(abs(E_direct(:) - E_eigen(:))));

% 특성다항식으로 돌아가도 같은 고유값이 나온다
fprintf('poly(A) = %s\n', mat2str(round(poly(Am), 4)));
fprintf('roots(poly(A)) 와 eig(A) 의 차이 : %.2e\n', ...
        max(abs(sort(roots(poly(Am))) - sort(eig(Am)))));

% 판정은 언제나 rank 로
fprintf('\nrank(ctrb) = %d / %d  -> %s\n', rank(ctrb(Am,Bm)), size(Am,1), ...
        string(rank(ctrb(Am,Bm))==size(Am,1)) + " (가제어)");
fprintf('rank(obsv) = %d / %d  -> %s\n', rank(obsv(Am,Cm)), size(Am,1), ...
        string(rank(obsv(Am,Cm))==size(Am,1)) + " (가관측)");
%% 15. 오늘의 정리
% - 상태방정식의 해는 $x(t) = e^{At}x(0) + \int e^{A(t-\tau)}Bu\,d\tau$
% - `expm` 과 `exp` 는 다르다. 반드시 **m 을 붙일 것**
% - $A = V\Lambda V^{-1}$ 로 대각화하면 스칼라 문제로 쪼개진다
% - **모든 응답은 모드의 합**이다. 꼬리는 가장 느린 모드가 정한다
% - 고유값 하나라도 실수부가 양수면 불안정
% - 좌표를 바꿔도(유사변환) 고유값과 전달함수는 안 바뀐다
% - **가제어** `rank(ctrb(A,B)) = n` — 입력으로 모든 상태를 움직일 수 있는가
% - **가관측** `rank(obsv(A,C)) = n` — 출력만 보고 모든 상태를 알 수 있는가
% - 거꾸로 선 진자는 가제어이고, **각도 하나만 재도 가관측**이다
% - 상쇄된 모드는 사라진 것이 아니라 **숨은 것**이다
%% 16. 다음 주 예고
% 13주차에서는 **극배치**를 합니다.
%
% 지금까지 우리는 $K$ 하나로 이득만 조절했고, 극점은 근궤적이라는
% **정해진 길** 위에서만 움직일 수 있었습니다.
%
% 상태궤환 $u = -Kx$ 를 쓰면 이야기가 달라집니다.
%
% - 극점을 **길과 상관없이 원하는 자리에 정확히** 놓을 수 있다
% - 조건은 하나 — **가제어일 것**. 오늘 확인했습니다
%
% 거꾸로 선 진자를 실제로 세웁니다. 개루프 불안정 극점 $+5.72$ 를
% 좌반면으로 옮기는 것입니다.
%
% 물론 공짜가 아닙니다. **극을 왼쪽으로 보낼수록 제어입력이 커집니다.**
% 6주차와 7주차에서 본 그 교훈이 여기서도 그대로 나옵니다.
